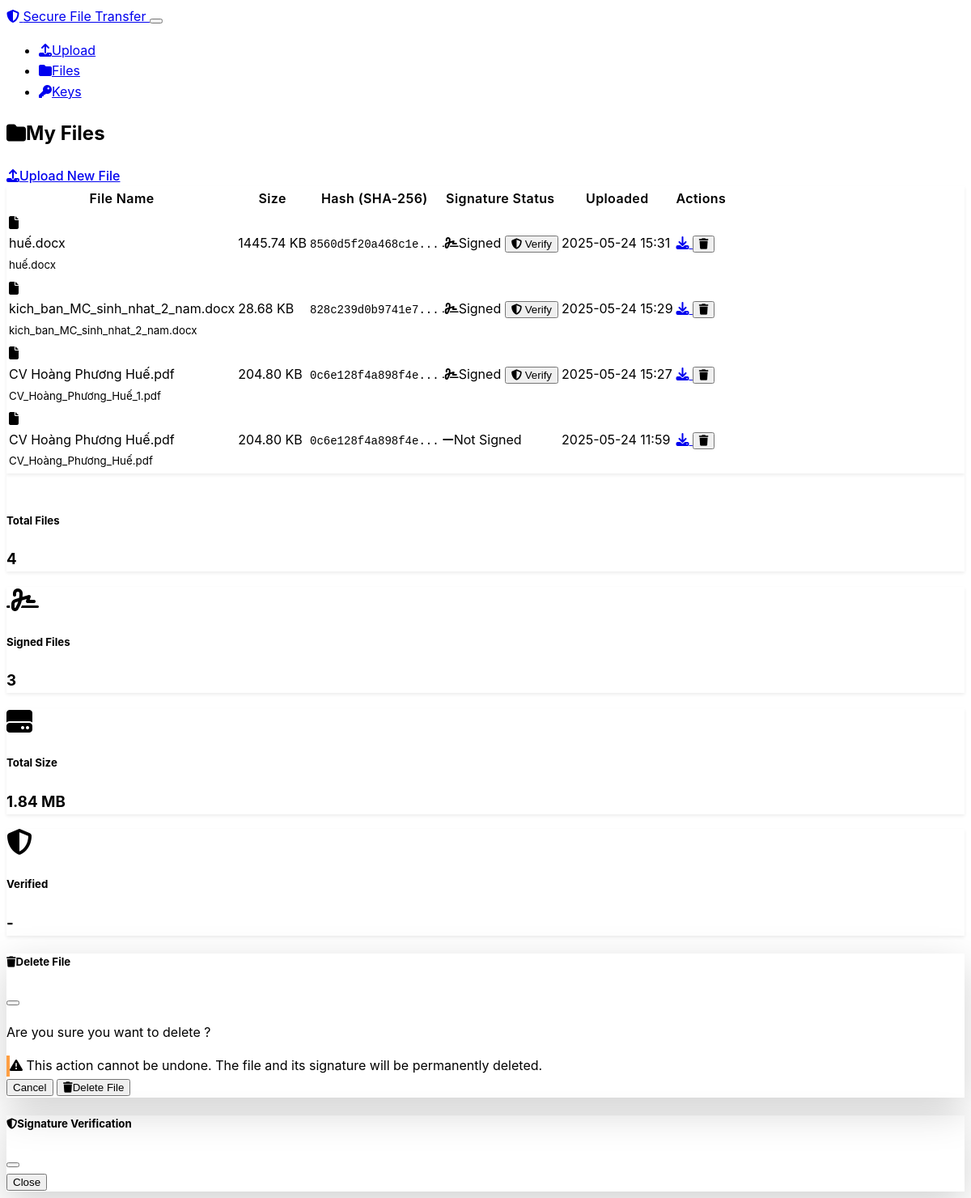
Before: /files with the older database file.
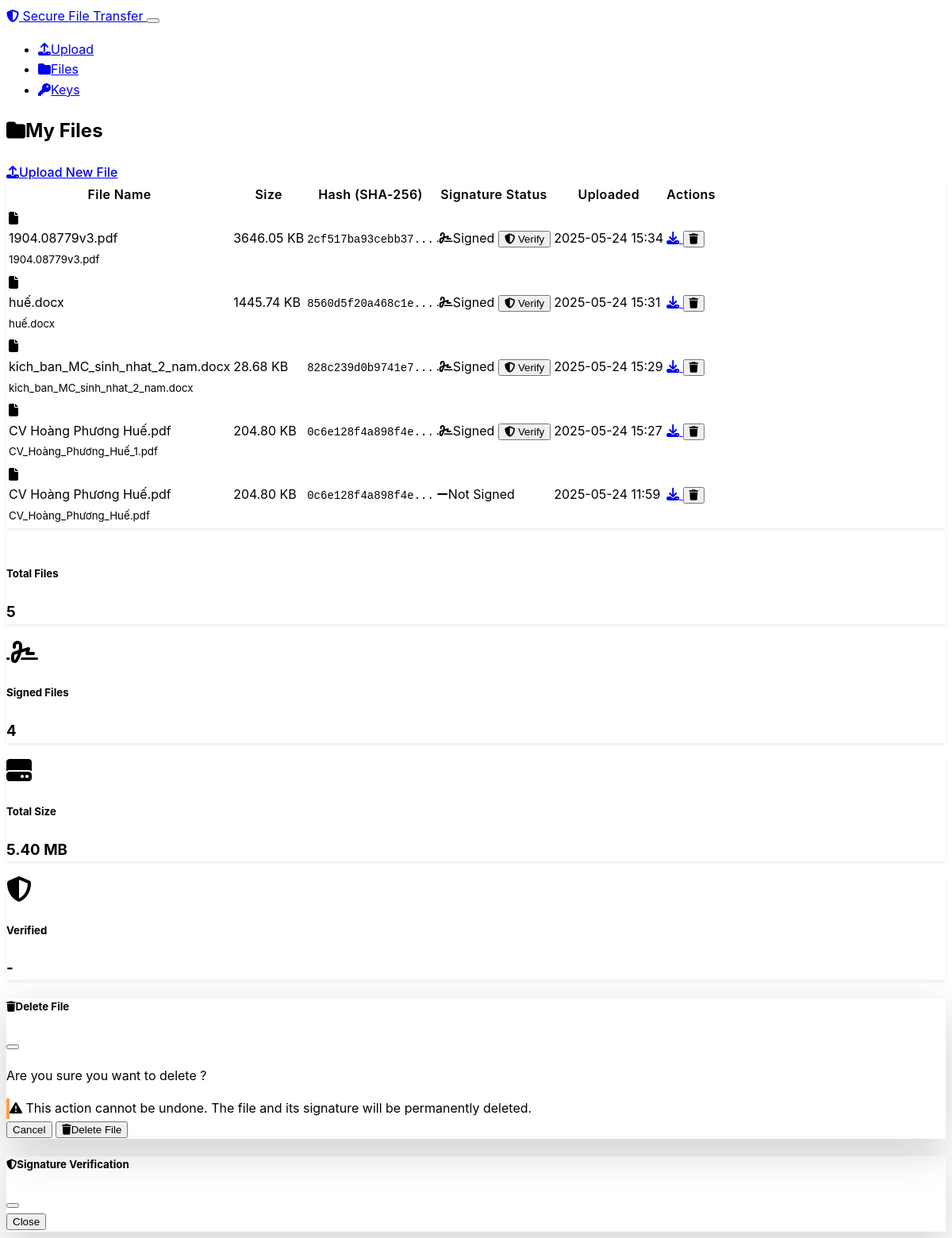
After: the same page with the newer database file.
### models.py (models this page shows, shortened)
class FileRecord(db.Model):
    id = db.Column(db.Integer, primary_key=True)
    filename = db.Column(db.String(255), nullable=False)
    original_filename = db.Column(db.String(255), nullable=False)
    file_path = db.Column(db.String(500), nullable=False)
    file_size = db.Column(db.Integer, nullable=False)
    file_hash = db.Column(db.String(64), nullable=False)  # SHA-256 hash
    signature = db.Column(Text, nullable=True)  # RSA signature
    signature_verified = db.Column(db.Boolean, default=False)
    uploaded_at = db.Column(db.DateTime, default=datetime.utcnow)
    user_id = db.Column(db.Integer, db.ForeignKey('user.id'), nullable=False)

### routes.py (the view)
@app.route('/files')
def files():
    user = User.query.first()
    if not user:
        user = User(username='default_user')
        db.session.add(user)
        db.session.commit()
    user_files = FileRecord.query.filter_by(user_id=user.id).order_by(FileRecord.uploaded_at.desc()).all()
    if not user.private_key or not user.public_key:
        flash('Bạn chưa có khóa RSA. Vui lòng tạo khóa để ký số các file.', 'warning')
    return render_template('files.html', user=user, files=user_files)

### templates/files.html (shortened to what this page needs)
{% extends "base.html" %}
{% block content %}
<div class="d-flex justify-content-between align-items-center mb-4">
    <h2>
        <i class="fas fa-folder me-2"></i>My Files
    </h2>
    <a href="{{ url_for('upload_page') }}" class="btn btn-primary">
        <i class="fas fa-upload me-1"></i>Upload New File
    </a>
</div>
{% if files %}
<div class="card">
    <div class="card-body">
        <div class="table-responsive">
            <table class="table table-hover">
                <thead>
                    <tr>
                        <th>File Name</th>
                        <th>Size</th>
                        <th>Hash (SHA-256)</th>
                        <th>Signature Status</th>
                        <th>Uploaded</th>
                        <th>Actions</th>
                    </tr>
                </thead>
                <tbody>
                    {% for file in files %}
                    <tr id="file-row-{{ file.id }}">
                        <td>
                            <div class="d-flex align-items-center">
                                <i class="fas fa-file me-2"></i>
                                <div>
                                    <div class="fw-bold">{{ file.original_filename }}</div>
                                    <small class="text-muted">{{ file.filename }}</small>
                                </div>
                            </div>
                        </td>
                        <td>{{ "%.2f"|format(file.file_size / 1024) }} KB</td>
                        <td>
                            <small class="font-monospace text-muted">
                                {{ file.file_hash[:16] }}...
                            </small>
                        </td>
                        <td>
                            <div id="signature-status-{{ file.id }}">
                                {% if file.signature %}
                                    <span class="badge bg-success">
                                        <i class="fas fa-signature me-1"></i>Signed
                                    </span>
                                    <button class="btn btn-sm btn-outline-info ms-1" onclick="verifySignature({{ file.id }})">
                                        <i class="fas fa-shield-alt"></i> Verify
                                    </button>
                                {% else %}
                                    <span class="badge bg-secondary">
                                        <i class="fas fa-minus me-1"></i>Not Signed
                                    </span>
                                {% endif %}
                            </div>
                        </td>
                        <td>{{ file.uploaded_at.strftime('%Y-%m-%d %H:%M') }}</td>
                        <td>
                            <div class="btn-group" role="group">
                                <a href="{{ url_for('download_file', file_id=file.id) }}"
                                   class="btn btn-sm btn-outline-primary"
                                   title="Download">
                                    <i class="fas fa-download"></i>
                                </a>
                                <button class="btn btn-sm btn-outline-danger"
                                        onclick="deleteFile({{ file.id }}, '{{ file.original_filename }}')"
                                        title="Delete">
                                    <i class="fas fa-trash"></i>
                                </button>
                            </div>
                        </td>
                    </tr>
                    {% endfor %}
                </tbody>
            </table>
        </div>
    </div>
</div>
<div class="row mt-4">
    <div class="col-md-3">
        <div class="card text-center">
            <div class="card-body">
                <h5>Total Files</h5>
                <h3 class="text-primary">{{ files|length }}</h3>
            </div>
        </div>
    </div>
    <div class="col-md-3">
        <div class="card text-center">
            <div class="card-body">
                <i class="fas fa-signature fa-2x text-success mb-2"></i>
                <h5>Signed Files</h5>
                <h3 class="text-success">{{ files|selectattr('signature')|list|length }}</h3>
            </div>
        </div>
    </div>
    <div class="col-md-3">
        <div class="card text-center">
            <div class="card-body">
                <i class="fas fa-hdd fa-2x text-info mb-2"></i>
                <h5>Total Size</h5>
                <h3 class="text-info">{{ "%.2f"|format(files|sum(attribute='file_size') / 1024 / 1024) }} MB</h3>
            </div>
        </div>
    </div>
    <div class="col-md-3">
        <div class="card text-center">
            <div class="card-body">
                <i class="fas fa-shield-alt fa-2x text-warning mb-2"></i>
                <h5>Verified</h5>
                <h3 class="text-warning">-</h3>
            </div>
        </div>
    </div>
</div>
{% endif %}
<div class="modal fade" id="deleteModal" tabindex="-1">
    <div class="modal-dialog">
        <div class="modal-content">
            <div class="modal-header">
                <h5 class="modal-title">
                    <i class="fas fa-trash me-2"></i>Delete File
                </h5>
                <button type="button" class="btn-close" data-bs-dismiss="modal"></button>
            </div>
            <div class="modal-body">
                <p>Are you sure you want to delete <strong id="deleteFileName"></strong>?</p>
                <div class="alert alert-warning">
                    <i class="fas fa-exclamation-triangle me-2"></i>
                    This action cannot be undone. The file and its signature will be permanently deleted.
                </div>
            </div>
            <div class="modal-footer">
                <button type="button" class="btn btn-secondary" data-bs-dismiss="modal">Cancel</button>
                <form id="deleteForm" method="POST" style="display: inline;">
                    <button type="submit" class="btn btn-danger">
                        <i class="fas fa-trash me-1"></i>Delete File
                    </button>
                </form>
            </div>
        </div>
    </div>
</div>
<div class="modal fade" id="verificationModal" tabindex="-1">
    <div class="modal-dialog">
        <div class="modal-content">
            <div class="modal-header">
                <h5 class="modal-title">
                    <i class="fas fa-shield-alt me-2"></i>Signature Verification
                </h5>
                <button type="button" class="btn-close" data-bs-dismiss="modal"></button>
            </div>
            <div class="modal-footer">
                <button type="button" class="btn btn-secondary" data-bs-dismiss="modal">Close</button>
            </div>
        </div>
    </div>
</div>
{% endblock %}

### templates/base.html (shortened to what this page needs)
<!DOCTYPE html>
<html lang="en" data-bs-theme="dark">
<head>
    <link href="https://cdn.replit.com/agent/bootstrap-agent-dark-theme.min.css" rel="stylesheet">
    <link rel="stylesheet" href="https://cdnjs.cloudflare.com/ajax/libs/font-awesome/6.4.0/css/all.min.css">
    <link rel="stylesheet" href="{{ url_for('static', filename='css/style.css') }}">
</head>
<body>
    <nav class="navbar navbar-expand-lg navbar-dark bg-dark">
        <div class="container">
            <a class="navbar-brand" href="{{ url_for('index') }}">
                <i class="fas fa-shield-alt me-2"></i>
                Secure File Transfer
            </a>
            <button class="navbar-toggler" type="button" data-bs-toggle="collapse" data-bs-target="#navbarNav">
            </button>
            <div class="collapse navbar-collapse" id="navbarNav">
                <ul class="navbar-nav me-auto">
                    <li class="nav-item">
                        <a class="nav-link" href="{{ url_for('upload_page') }}">
                            <i class="fas fa-upload me-1"></i>Upload
                        </a>
                    </li>
                    <li class="nav-item">
                        <a class="nav-link" href="{{ url_for('files') }}">
                            <i class="fas fa-folder me-1"></i>Files
                        </a>
                    </li>
                    <li class="nav-item">
                        <a class="nav-link" href="{{ url_for('keys') }}">
                            <i class="fas fa-key me-1"></i>Keys
                        </a>
                    </li>
                </ul>
            </div>
        </div>
    </nav>
    <main class="container my-4">
        {% block content %}{% endblock %}
    </main>
</body>
</html>

### static/css/style.css (style rules this page uses)
:root { --primary-color: 15 115 223; --success-color: 40 199 111; --warning-color: 255 159 67; --danger-color: 234 84 85; --info-color: 102 204 255; --dark-color: 45 55 75; --light-color: 248 249 250; }
body { font-family: -apple-system, BlinkMacSystemFont, 'Segoe UI', Roboto, sans-serif; line-height: 1.6; }
.container { animation: fadeIn 0.5s ease-in-out; }
.card { border: none; box-shadow: 0 0.125rem 0.25rem rgba(0, 0, 0, 0.075); transition: all 0.3s ease; }
.table th { border-top: none; font-weight: 600; letter-spacing: 0.025em; }
.table td { vertical-align: middle; }
.table tbody tr { transition: background-color 0.2s ease; }
.btn { font-weight: 500; transition: all 0.2s ease; }
.btn-group .btn { transform: none; }
.modal-content { border: none; box-shadow: 0 1rem 3rem rgba(0, 0, 0, 0.175); }
.modal-header { border-bottom: 1px solid var(--bs-border-color); }
.modal-footer { border-top: 1px solid var(--bs-border-color); }
.alert { border: none; border-left: 4px solid; }
.alert-warning { border-left-color: rgb(var(--warning-color)); }
.font-monospace { font-family: SFMono-Regular, Menlo, Monaco, Consolas, "Liberation Mono", "Courier New", monospace; font-size: 0.875em; }
[data-bs-theme="dark"] .card { background-color: var(--bs-dark); }
[data-bs-theme="dark"] .table th { border-color: var(--bs-border-color); }

Changed rows visible on the page:
added FileRecord: original_filename "1904.08779v3.pdf", filename "1904.08779v3.pdf", file.file_size/1024 "3646.05", file_hash "2cf517ba93cebb37", uploaded_at "2025-05-24 15:34"
Other visible differences:
{{ files|length }}: "4" → "5"
{{ files|selectattr('signature')|list|length }}: "3" → "4"
{{ "%.2f"|format(files|sum(attribute='file_size') / 1024 / 1024) }}: "1.84" → "5.40"
